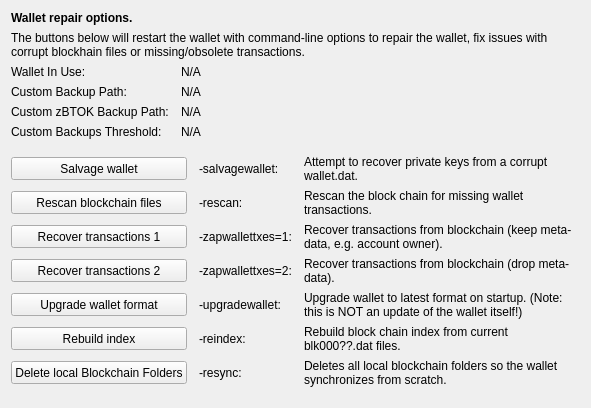
     <widget class="QWidget" name="tab_repair">
      <attribute name="title">
       <string>&amp;Wallet Repair</string>
      </attribute>
      <layout class="QGridLayout" name="gridLayout_4" columnstretch="0,0,0,0">
       <property name="horizontalSpacing">
        <number>12</number>
       </property>
       <item row="0" column="0" colspan="4">
        <widget class="QLabel" name="label_repair_header">
         <property name="font">
          <font>
           <weight>75</weight>
           <bold>true</bold>
          </font>
         </property>
         <property name="text">
          <string>Wallet repair options.</string>
         </property>
        </widget>
       </item>
       <item row="1" column="0" colspan="4">
        <widget class="QLabel" name="label_repair_helptext">
         <property name="font">
          <font>
           <weight>50</weight>
           <bold>false</bold>
          </font>
         </property>
         <property name="text">
          <string>The buttons below will restart the wallet with command-line options to repair the wallet, fix issues with corrupt blockhain files or missing/obsolete transactions.</string>
         </property>
         <property name="wordWrap">
          <bool>true</bool>
         </property>
        </widget>
       </item>
       <item row="2" column="0">
        <widget class="QLabel" name="wallet_path_label">
         <property name="text">
          <string>Wallet In Use:</string>
         </property>
        </widget>
       </item>
       <item row="2" column="1" colspan="3">
        <widget class="QLabel" name="wallet_path">
         <property name="cursor">
          <cursorShape>IBeamCursor</cursorShape>
         </property>
         <property name="text">
          <string>N/A</string>
         </property>
         <property name="textFormat">
          <enum>Qt::PlainText</enum>
         </property>
         <property name="textInteractionFlags">
          <set>Qt::LinksAccessibleByMouse|Qt::TextSelectableByKeyboard|Qt::TextSelectableByMouse</set>
         </property>
        </widget>
       </item>
       <item row="3" column="0">
        <widget class="QLabel" name="wallet_custombackuppath_label">
         <property name="text">
          <string>Custom Backup Path:</string>
         </property>
         <property name="visible">
          <bool>false</bool>
         </property>
        </widget>
       </item>
       <item row="3" column="1" colspan="3">
        <widget class="QLabel" name="wallet_custombackuppath">
         <property name="cursor">
          <cursorShape>IBeamCursor</cursorShape>
         </property>
         <property name="text">
          <string>N/A</string>
         </property>
         <property name="textFormat">
          <enum>Qt::PlainText</enum>
         </property>
         <property name="textInteractionFlags">
          <set>Qt::LinksAccessibleByMouse|Qt::TextSelectableByKeyboard|Qt::TextSelectableByMouse</set>
         </property>
         <property name="visible">
          <bool>false</bool>
         </property>
        </widget>
       </item>
       <item row="4" column="0">
        <widget class="QLabel" name="wallet_customzbtokbackuppath_label">
         <property name="text">
          <string>Custom zBTOK Backup Path:</string>
         </property>
         <property name="visible">
          <bool>false</bool>
         </property>
        </widget>
       </item>
       <item row="4" column="1" colspan="3">
        <widget class="QLabel" name="wallet_customzbtokbackuppath">
         <property name="cursor">
          <cursorShape>IBeamCursor</cursorShape>
         </property>
         <property name="text">
          <string>N/A</string>
         </property>
         <property name="textFormat">
          <enum>Qt::PlainText</enum>
         </property>
         <property name="textInteractionFlags">
          <set>Qt::LinksAccessibleByMouse|Qt::TextSelectableByKeyboard|Qt::TextSelectableByMouse</set>
         </property>
         <property name="visible">
          <bool>false</bool>
         </property>
        </widget>
       </item>
       <item row="5" column="0">
        <widget class="QLabel" name="wallet_custombackupthreshold_label">
         <property name="text">
          <string>Custom Backups Threshold:</string>
         </property>
         <property name="visible">
          <bool>false</bool>
         </property>
        </widget>
       </item>
       <item row="5" column="1" colspan="3">
        <widget class="QLabel" name="wallet_custombackupthreshold">
         <property name="cursor">
          <cursorShape>IBeamCursor</cursorShape>
         </property>
         <property name="text">
          <string>N/A</string>
         </property>
         <property name="textFormat">
          <enum>Qt::PlainText</enum>
         </property>
         <property name="textInteractionFlags">
          <set>Qt::LinksAccessibleByMouse|Qt::TextSelectableByKeyboard|Qt::TextSelectableByMouse</set>
         </property>
         <property name="visible">
          <bool>false</bool>
         </property>
        </widget>
       </item>
       <item row="6" column="0">
        <spacer name="verticalSpacer_repair1">
         <property name="orientation">
          <enum>Qt::Vertical</enum>
         </property>
         <property name="sizeHint" stdset="0">
          <size>
           <width>10</width>
           <height>10</height>
          </size>
         </property>
        </spacer>
       </item>
       <item row="7" column="0" colspan="2">
        <widget class="QPushButton" name="btn_salvagewallet">
         <property name="minimumSize">
          <size>
           <width>100</width>
           <height>23</height>
          </size>
         </property>
         <property name="text">
          <string>Salvage wallet</string>
         </property>
        </widget>
       </item>
       <item row="7" column="2">
        <widget class="QLabel" name="label_repair_salvage_command">
         <property name="text">
          <string notr="true">-salvagewallet:</string>
         </property>
        </widget>
       </item>
       <item row="7" column="3">
        <widget class="QLabel" name="label_repair_salvage">
         <property name="text">
          <string>Attempt to recover private keys from a corrupt wallet.dat.</string>
         </property>
         <property name="wordWrap">
          <bool>true</bool>
         </property>
        </widget>
       </item>
       <item row="8" column="0" colspan="2">
        <widget class="QPushButton" name="btn_rescan">
         <property name="minimumSize">
          <size>
           <width>100</width>
           <height>23</height>
          </size>
         </property>
         <property name="text">
          <string>Rescan blockchain files</string>
         </property>
        </widget>
       </item>
       <item row="8" column="2">
        <widget class="QLabel" name="label_repair_rescan_command">
         <property name="text">
          <string notr="true">-rescan:</string>
         </property>
        </widget>
       </item>
       <item row="8" column="3">
        <widget class="QLabel" name="label_repair_rescan">
         <property name="text">
          <string>Rescan the block chain for missing wallet transactions.</string>
         </property>
         <property name="wordWrap">
          <bool>true</bool>
         </property>
        </widget>
       </item>
       <item row="9" column="0" colspan="2">
        <widget class="QPushButton" name="btn_zapwallettxes1">
         <property name="minimumSize">
          <size>
           <width>100</width>
           <height>23</height>
          </size>
         </property>
         <property name="text">
          <string>Recover transactions 1</string>
         </property>
        </widget>
       </item>
       <item row="9" column="2">
        <widget class="QLabel" name="label_repair_zap1_command">
         <property name="text">
          <string notr="true">-zapwallettxes=1:</string>
         </property>
        </widget>
       </item>
       <item row="9" column="3">
        <widget class="QLabel" name="label_repair_zap1">
         <property name="text">
          <string>Recover transactions from blockchain (keep meta-data, e.g. account owner).</string>
         </property>
         <property name="wordWrap">
          <bool>true</bool>
         </property>
        </widget>
       </item>
       <item row="10" column="0" colspan="2">
        <widget class="QPushButton" name="btn_zapwallettxes2">
         <property name="minimumSize">
          <size>
           <width>100</width>
           <height>23</height>
          </size>
         </property>
         <property name="text">
          <string>Recover transactions 2</string>
         </property>
        </widget>
       </item>
       <item row="10" column="2">
        <widget class="QLabel" name="label_repair_zap2_command">
         <property name="text">
          <string notr="true">-zapwallettxes=2:</string>
         </property>
        </widget>
       </item>
       <item row="10" column="3">
        <widget class="QLabel" name="label_repair_zap2">
         <property name="text">
          <string>Recover transactions from blockchain (drop meta-data).</string>
         </property>
         <property name="wordWrap">
          <bool>true</bool>
         </property>
        </widget>
       </item>
       <item row="11" column="0" colspan="2">
        <widget class="QPushButton" name="btn_upgradewallet">
         <property name="minimumSize">
          <size>
           <width>100</width>
           <height>23</height>
          </size>
         </property>
         <property name="text">
          <string>Upgrade wallet format</string>
         </property>
        </widget>
       </item>
       <item row="11" column="2">
        <widget class="QLabel" name="label_repair_upgrade_command">
         <property name="text">
          <string notr="true">-upgradewallet:</string>
         </property>
        </widget>
       </item>
       <item row="11" column="3">
        <widget class="QLabel" name="label_repair_upgrade">
         <property name="text">
          <string>Upgrade wallet to latest format on startup. (Note: this is NOT an update of the wallet itself!)</string>
         </property>
         <property name="wordWrap">
          <bool>true</bool>
         </property>
        </widget>
       </item>
       <item row="12" column="0" colspan="2">
        <widget class="QPushButton" name="btn_reindex">
         <property name="minimumSize">
          <size>
           <width>100</width>
           <height>23</height>
          </size>
         </property>
         <property name="text">
          <string>Rebuild index</string>
         </property>
        </widget>
       </item>
       <item row="12" column="2">
        <widget class="QLabel" name="label_repair_reindex_command">
         <property name="text">
          <string notr="true">-reindex:</string>
         </property>
        </widget>
       </item>
       <item row="12" column="3">
        <widget class="QLabel" name="label_repair_reindex">
         <property name="text">
          <string>Rebuild block chain index from current blk000??.dat files.</string>
         </property>
         <property name="wordWrap">
          <bool>true</bool>
         </property>
        </widget>
       </item>
       <item row="13" column="0" colspan="2">
        <widget class="QPushButton" name="btn_resync">
         <property name="minimumSize">
          <size>
           <width>100</width>
           <height>23</height>
          </size>
         </property>
         <property name="text">
          <string>Delete local Blockchain Folders</string>
         </property>
        </widget>
       </item>
       <item row="13" column="2">
        <widget class="QLabel" name="label_repair_resync_command">
         <property name="text">
          <string>-resync:</string>
         </property>
        </widget>
       </item>
       <item row="13" column="3">
        <widget class="QLabel" name="label_repair_resync">
         <property name="text">
          <string>Deletes all local blockchain folders so the wallet synchronizes from scratch.</string>
         </property>
         <property name="wordWrap">
          <bool>true</bool>
         </property>
        </widget>
       </item>
       <item row="14" column="0">
        <spacer name="verticalSpacer_repair2">
         <property name="orientation">
          <enum>Qt::Vertical</enum>
         </property>
         <property name="sizeHint" stdset="0">
          <size>
           <width>20</width>
           <height>10</height>
          </size>
         </property>
        </spacer>
       </item>
      </layout>
     </widget>
